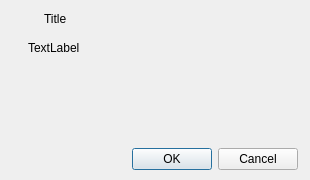
<?xml version="1.0" encoding="UTF-8"?>
<ui version="4.0">
 <class>DialogPopup</class>
 <widget class="QDialog" name="DialogPopup">
  <property name="geometry">
   <rect>
    <x>0</x>
    <y>0</y>
    <width>310</width>
    <height>180</height>
   </rect>
  </property>
  <property name="windowTitle">
   <string>Dialog</string>
  </property>
  <layout class="QVBoxLayout" name="verticalLayout_3">
   <property name="leftMargin">
    <number>4</number>
   </property>
   <property name="topMargin">
    <number>4</number>
   </property>
   <property name="rightMargin">
    <number>4</number>
   </property>
   <property name="bottomMargin">
    <number>4</number>
   </property>
   <item>
    <widget class="QFrame" name="frame">
     <property name="frameShape">
      <enum>QFrame::Shape::NoFrame</enum>
     </property>
     <property name="frameShadow">
      <enum>QFrame::Shadow::Raised</enum>
     </property>
     <layout class="QVBoxLayout" name="verticalLayout_2">
      <property name="spacing">
       <number>9</number>
      </property>
      <property name="leftMargin">
       <number>6</number>
      </property>
      <property name="topMargin">
       <number>0</number>
      </property>
      <property name="rightMargin">
       <number>6</number>
      </property>
      <property name="bottomMargin">
       <number>4</number>
      </property>
      <item>
       <layout class="QVBoxLayout" name="verticalLayout">
        <property name="spacing">
         <number>9</number>
        </property>
        <property name="leftMargin">
         <number>2</number>
        </property>
        <property name="topMargin">
         <number>2</number>
        </property>
        <property name="rightMargin">
         <number>2</number>
        </property>
        <property name="bottomMargin">
         <number>2</number>
        </property>
        <item alignment="Qt::AlignmentFlag::AlignTop">
         <widget class="QFrame" name="iconFrame">
          <layout class="QHBoxLayout" name="horizontalLayout_2" stretch="0,3">
           <property name="spacing">
            <number>16</number>
           </property>
           <property name="leftMargin">
            <number>9</number>
           </property>
           <property name="topMargin">
            <number>6</number>
           </property>
           <property name="rightMargin">
            <number>9</number>
           </property>
           <property name="bottomMargin">
            <number>6</number>
           </property>
           <item alignment="Qt::AlignmentFlag::AlignLeft|Qt::AlignmentFlag::AlignTop">
            <widget class="QLabel" name="iconLabel">
             <property name="text">
              <string/>
             </property>
             <property name="pixmap">
              <pixmap resource="../resources.qrc">:/assets/info.png</pixmap>
             </property>
             <property name="scaledContents">
              <bool>false</bool>
             </property>
             <property name="alignment">
              <set>Qt::AlignmentFlag::AlignCenter</set>
             </property>
            </widget>
           </item>
           <item>
            <widget class="QLabel" name="titleLabel">
             <property name="sizePolicy">
              <sizepolicy hsizetype="Expanding" vsizetype="Preferred">
               <horstretch>0</horstretch>
               <verstretch>0</verstretch>
              </sizepolicy>
             </property>
             <property name="styleSheet">
              <string notr="true">font: bold 15pt &quot;Segoe UI&quot;;</string>
             </property>
             <property name="text">
              <string>Title</string>
             </property>
             <property name="wordWrap">
              <bool>true</bool>
             </property>
            </widget>
           </item>
          </layout>
         </widget>
        </item>
        <item>
         <layout class="QVBoxLayout" name="verticalLayout_4">
          <property name="spacing">
           <number>0</number>
          </property>
          <property name="leftMargin">
           <number>16</number>
          </property>
          <property name="topMargin">
           <number>0</number>
          </property>
          <property name="rightMargin">
           <number>16</number>
          </property>
          <property name="bottomMargin">
           <number>0</number>
          </property>
          <item>
           <widget class="QLabel" name="textLabel">
            <property name="sizePolicy">
             <sizepolicy hsizetype="Preferred" vsizetype="Expanding">
              <horstretch>0</horstretch>
              <verstretch>0</verstretch>
             </sizepolicy>
            </property>
            <property name="styleSheet">
             <string notr="true">font: 10pt &quot;Segoe UI&quot;;</string>
            </property>
            <property name="text">
             <string>TextLabel</string>
            </property>
            <property name="alignment">
             <set>Qt::AlignmentFlag::AlignLeading|Qt::AlignmentFlag::AlignLeft|Qt::AlignmentFlag::AlignTop</set>
            </property>
            <property name="wordWrap">
             <bool>true</bool>
            </property>
           </widget>
          </item>
         </layout>
        </item>
        <item>
         <widget class="QDialogButtonBox" name="buttonBox">
          <property name="orientation">
           <enum>Qt::Orientation::Horizontal</enum>
          </property>
          <property name="standardButtons">
           <set>QDialogButtonBox::StandardButton::Cancel|QDialogButtonBox::StandardButton::Ok</set>
          </property>
         </widget>
        </item>
       </layout>
      </item>
     </layout>
    </widget>
   </item>
  </layout>
 </widget>
 <resources>
  <include location="../resources.qrc"/>
 </resources>
 <connections>
  <connection>
   <sender>buttonBox</sender>
   <signal>accepted()</signal>
   <receiver>DialogPopup</receiver>
   <slot>accept()</slot>
   <hints>
    <hint type="sourcelabel">
     <x>248</x>
     <y>254</y>
    </hint>
    <hint type="destinationlabel">
     <x>157</x>
     <y>274</y>
    </hint>
   </hints>
  </connection>
  <connection>
   <sender>buttonBox</sender>
   <signal>rejected()</signal>
   <receiver>DialogPopup</receiver>
   <slot>reject()</slot>
   <hints>
    <hint type="sourcelabel">
     <x>316</x>
     <y>260</y>
    </hint>
    <hint type="destinationlabel">
     <x>286</x>
     <y>274</y>
    </hint>
   </hints>
  </connection>
 </connections>
</ui>
